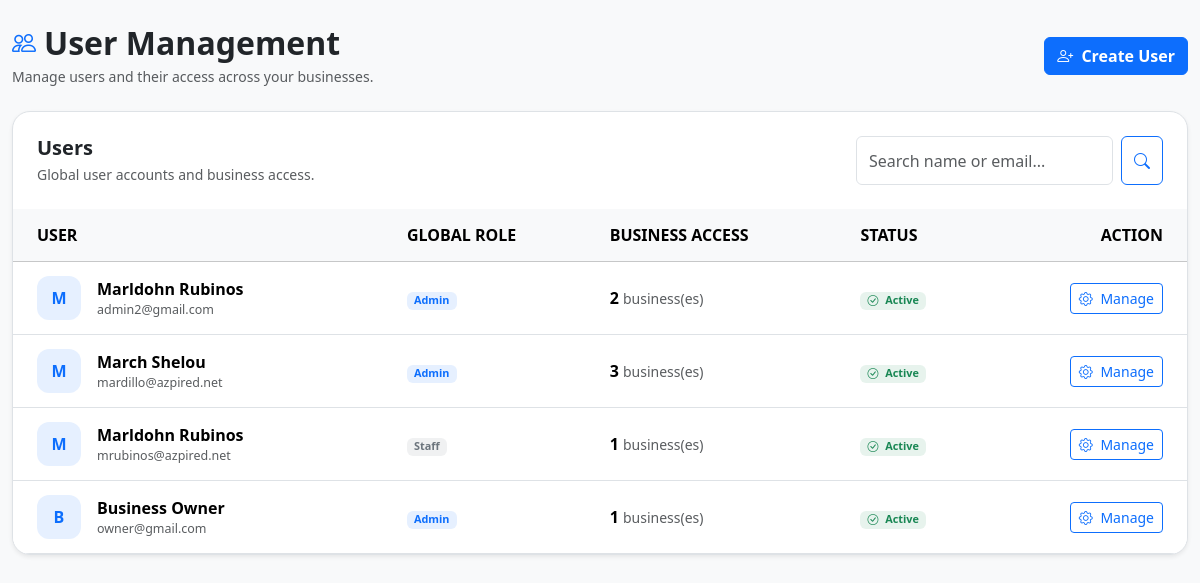
The app's page /resources/user_management.php (signed in) with its own data.
### tables this page shows
CREATE TABLE `users` (
  `id` int(11) NOT NULL,
  `name` varchar(150) NOT NULL,
  `email` varchar(150) NOT NULL,
  `password` varchar(255) NOT NULL,
  `role` enum('super_admin','admin','staff') NOT NULL DEFAULT 'staff',
  `status` enum('active','inactive','pending') NOT NULL DEFAULT 'active',
  `created_at` timestamp NOT NULL DEFAULT current_timestamp(),
  `updated_at` timestamp NULL DEFAULT NULL ON UPDATE current_timestamp()
);

### resources/user_management.php (the view, shortened to what this page needs)
<?php
$pdo = Database::getConnection();
$userId = (int)($_SESSION['user_id'] ?? $_SESSION['id'] ?? 0);
$globalRole = $_SESSION['role'] ?? '';
function e($value): string
{
    return htmlspecialchars((string)$value, ENT_QUOTES, 'UTF-8');
}
$managedBusinessIds = [];
if ($globalRole !== 'super_admin') {
    $managedBusinessStmt = $pdo->prepare("
        SELECT business_id
        FROM business_users
        WHERE user_id = ?
        AND role IN ('owner', 'admin')
        AND status = 'active'
    ");
    $managedBusinessStmt->execute([$userId]);
    $managedBusinessIds = array_map(
        'intval',
        $managedBusinessStmt->fetchAll(PDO::FETCH_COLUMN)
    );
}
$search = trim($_GET['search'] ?? '');
$searchLike = '%' . $search . '%';
if ($globalRole === 'super_admin') {
    $usersStmt = $pdo->prepare("
        SELECT
            u.id,
            u.name,
            u.email,
            u.role,
            u.status,
            u.created_at,
            u.updated_at,
            COUNT(DISTINCT bu.business_id) AS business_count
        FROM users u
        LEFT JOIN business_users bu
            ON bu.user_id = u.id
        WHERE
            u.name LIKE ?
            OR u.email LIKE ?
        GROUP BY
            u.id,
            u.name,
            u.email,
            u.role,
            u.status,
            u.created_at,
            u.updated_at
        ORDER BY u.created_at DESC
    ");
    $usersStmt->execute([
        $searchLike,
        $searchLike
    ]);
} else {
    if (empty($managedBusinessIds)) {
        $users = [];
    } else {
        $placeholders = implode(
            ',',
            array_fill(0, count($managedBusinessIds), '?')
        );
        $usersSql = "
            SELECT
                u.id,
                u.name,
                u.email,
                u.role,
                u.status,
                u.created_at,
                u.updated_at,
                COUNT(DISTINCT bu2.business_id) AS business_count
            FROM users u
            INNER JOIN business_users bu
                ON bu.user_id = u.id
                AND bu.business_id IN ($placeholders)
            LEFT JOIN business_users bu2
                ON bu2.user_id = u.id
            WHERE
                u.name LIKE ?
                OR u.email LIKE ?
            GROUP BY
                u.id,
                u.name,
                u.email,
                u.role,
                u.status,
                u.created_at,
                u.updated_at
            ORDER BY u.created_at DESC
        ";
        $usersStmt = $pdo->prepare($usersSql);
        $params = $managedBusinessIds;
        $params[] = $searchLike;
        $params[] = $searchLike;
        $usersStmt->execute($params);
    }
}
if (!isset($users)) {
    $users = $usersStmt->fetchAll(PDO::FETCH_ASSOC);
}
$selectedUserId = (int)($_GET['user_id'] ?? 0);
?>
<!DOCTYPE html>
<html lang="en">
<head>
<link
    href="https://cdn.jsdelivr.net/npm/bootstrap@5.3.3/dist/css/bootstrap.min.css"
    rel="stylesheet"
>
<link
    href="https://cdn.jsdelivr.net/npm/bootstrap-icons@1.11.3/font/bootstrap-icons.css"
    rel="stylesheet"
>
</head>
<body>
<main class="container-fluid py-3 py-md-4 users-page">
<div class="page-header d-flex flex-column flex-md-row justify-content-between align-items-md-center gap-3 mb-4">
    <div>
        <div class="d-flex align-items-center gap-2 mb-1">
            <div class="text-primary">
                <i class="bi bi-people fs-4"></i>
            </div>
            <h2 class="fw-bold mb-0">
                User Management
            </h2>
        </div>
        <p class="text-muted small mb-0">
            Manage users and their access across your businesses.
        </p>
    </div>
    <div class="page-header-actions">
        <button
            type="button"
            class="btn btn-primary fw-semibold"
            data-bs-toggle="modal"
            data-bs-target="#createUserModal"
        >
            <i class="bi bi-person-plus me-1"></i>
            Create User
        </button>
    </div>
</div>
<div class="card page-card shadow-sm bg-body">
    <div class="card-header bg-transparent p-3 p-md-4 border-0">
        <div class="d-flex flex-column flex-md-row justify-content-between gap-3">
            <div>
                <h5 class="fw-bold mb-1">
                    Users
                </h5>
                <p class="text-muted small mb-0">
                    Global user accounts and business access.
                </p>
            </div>
            <form
                method="GET"
                action="index.php"
                class="d-flex gap-2"
            >
                <input
                    type="search"
                    name="search"
                    value="<?= e($search) ?>"
                    class="form-control"
                    placeholder="Search name or email..."
                    style="min-width:240px;"
                >
                <button
                    type="submit"
                    class="btn btn-outline-primary"
                >
                    <i class="bi bi-search"></i>
                </button>
            </form>
        </div>
    </div>
    <?php if (empty($users)): ?>
        <div class="empty-state text-center text-muted">
            <div class="empty-icon bg-primary bg-opacity-10 text-primary">
                <i class="bi bi-people"></i>
            </div>
            <h6 class="fw-bold text-body">
                No users found
            </h6>
            <p class="small mb-3">
                Create your first user account to get started.
            </p>
            <button
                type="button"
                class="btn btn-primary btn-sm"
                data-bs-toggle="modal"
                data-bs-target="#createUserModal"
            >
                <i class="bi bi-person-plus me-1"></i>
                Create User
            </button>
        </div>
    <?php else: ?>
    <div class="table-responsive desktop-table">
        <table class="table align-middle mb-0">
            <thead class="table-light text-uppercase text-muted">
                <tr>
                    <th class="ps-4">
                        User
                    </th>
                    <th>
                        Global Role
                    </th>
                    <th>
                        Business Access
                    </th>
                    <th>
                        Status
                    </th>
                    <th class="text-end pe-4">
                        Action
                    </th>
                </tr>
            </thead>
            <tbody>
            <?php foreach ($users as $user): ?>
                <tr class="<?= $selectedUserId === (int)$user['id'] ? 'user-row-selected' : '' ?>">
                    <td class="ps-4">
                        <div class="d-flex align-items-center gap-3">
                            <div class="user-avatar bg-primary bg-opacity-10 text-primary">
                                <?= e(
                                    strtoupper(
                                        substr(
                                            trim($user['name']),
                                            0,
                                            1
                                        )
                                    )
                                ) ?>
                            </div>
                            <div>
                                <div class="user-name">
                                    <?= e($user['name']) ?>
                                </div>
                                <div class="user-email">
                                    <?= e($user['email']) ?>
                                </div>
                            </div>
                        </div>
                    </td>
                    <td>
                        <?php
                        $roleClass = match ($user['role']) {
                            'super_admin' => 'danger',
                            'admin' => 'primary',
                            default => 'secondary'
                        };
                        $roleLabel = match ($user['role']) {
                            'super_admin' => 'Super Admin',
                            'admin' => 'Admin',
                            default => 'Staff'
                        };
                        ?>
                        <span class="badge bg-<?= $roleClass ?> bg-opacity-10 text-<?= $roleClass ?> role-badge">
                            <?= e($roleLabel) ?>
                        </span>
                    </td>
                    <td>
                        <span class="fw-semibold">
                            <?= number_format(
                                (int)$user['business_count']
                            ) ?>
                        </span>
                        <span class="text-muted small">
                            business(es)
                        </span>
                    </td>
                    <td>
                        <?php
                        $statusClass = match ($user['status']) {
                            'active' => 'success',
                            'pending' => 'warning',
                            default => 'secondary'
                        };
                        ?>
                        <span class="badge bg-<?= $statusClass ?> bg-opacity-10 text-<?= $statusClass ?> status-badge">
                            <i class="bi
                                <?=
                                $user['status'] === 'active'
                                    ? 'bi-check-circle'
                                    : 'bi-circle'
                                ?>
                                me-1"
                            ></i>
                            <?= e(ucfirst($user['status'])) ?>
                        </span>
                    </td>
                    <td class="text-end pe-4">
                        <a
                            href="index.php?page=user_management&user_id=<?= (int)$user['id'] ?><?= $search !== '' ? '&search=' . urlencode($search) : '' ?>"
                            class="btn btn-sm btn-outline-primary"
                        >
                            <i class="bi bi-gear me-1"></i>
                            Manage
                        </a>
                    </td>
                </tr>
            <?php endforeach; ?>
            </tbody>
        </table>
    </div>
    <?php endif; ?>
</div>
</main>
</body>
</html>

### resources/user_management.php (style rules this page uses)
body { min-height: 100vh; background: var(--bs-tertiary-bg); }
.users-page { width: 100%; max-width: 1600px; margin: 0 auto; }
.page-card { border: 1px solid var(--bs-border-color); border-radius: 18px; overflow: hidden; }
.user-avatar { width: 44px; height: 44px; border-radius: 12px; display: flex; align-items: center; justify-content: center; flex-shrink: 0; font-weight: 700; }
.user-name { font-weight: 700; }
.user-email { font-size: .78rem; color: var(--bs-secondary-color); word-break: break-word; }
.role-badge, .status-badge { font-size: .68rem; font-weight: 700; }
.table > :not(caption) > * > * { padding-top: 14px; padding-bottom: 14px; }
.table tbody tr { transition: background .15s ease; }

### records on screen
users: name "M", name "Marldohn Rubinos", email "admin2@gmail.com", role "Admin", business_count "2", status "Active"
users: name "M", name "March Shelou", email "mardillo@azpired.net", role "Admin", business_count "3", status "Active"
users: name "M", name "Marldohn Rubinos", email "mrubinos@azpired.net", role "Staff", business_count "1", status "Active"
users: name "B", name "Business Owner", email "owner@gmail.com", role "Admin", business_count "1", status "Active"
